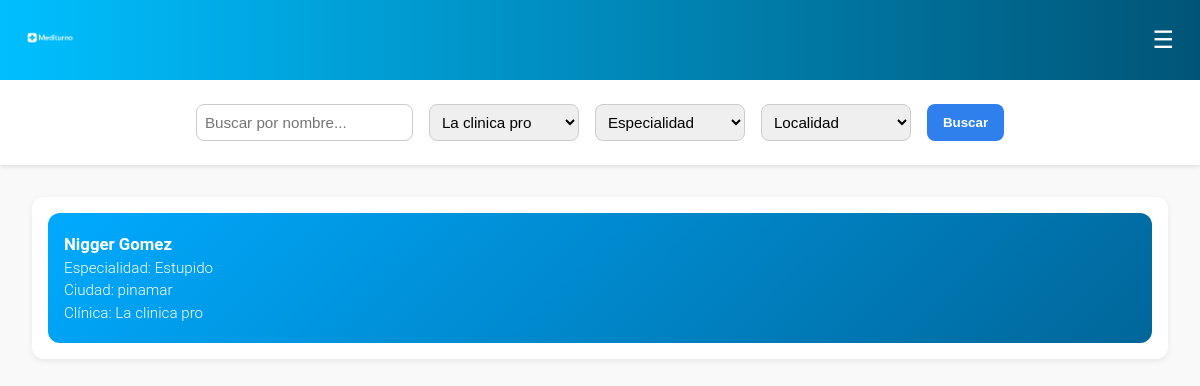
/users/home/appointments, run on an earlier commit of the app's database.
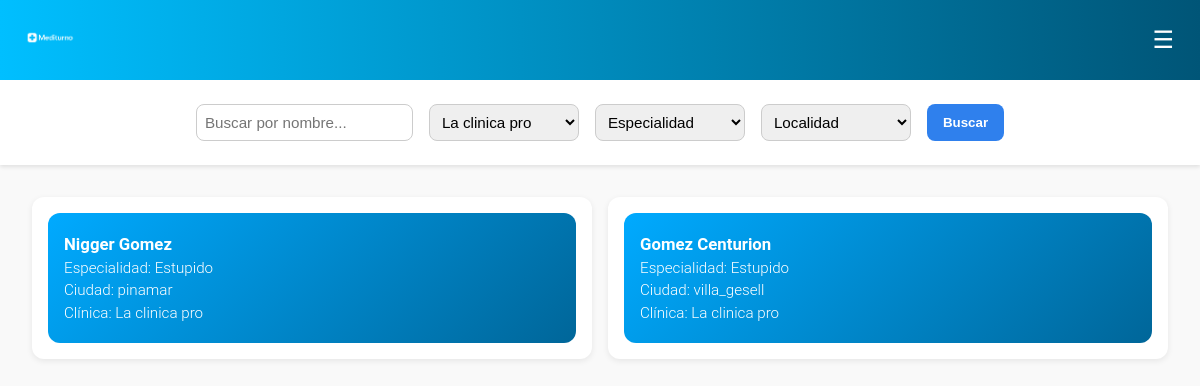
And on a later commit of the database.
### users/models.py (models this page shows, shortened)
class MedicoProfile(models.Model):
    user = models.OneToOneField('CustomUser', on_delete=models.CASCADE, related_name='medico_profile')
    especialidades = models.ManyToManyField('Especialidad', related_name='medicos')
    clinica = models.ForeignKey(
        'CustomUser',
        on_delete=models.SET_NULL,
        null=True,
        blank=True,
        limit_choices_to={'role': 'clinic'},
        related_name='medicos_en_clinica'
    )
    matricula = models.CharField(max_length=30)

class CustomUser(AbstractUser):
    objects = CustomUserManager()
    USER_TYPES = (
        ('user', 'User'),
        ('medic', 'Medic'),
        ('clinic', 'Clinic'),
    )
    OBRA_SOCIAL_CHOICES = (
        ('osde', 'OSDE'),
        ('swiss_medical', 'Swiss Medical'),
        ('galeno', 'Galeno'),
        ('medife', 'Medifé'),
        ('other', 'Other')
    )
    CIUDAD_CHOICES = (
        ('villa_gesell', 'Villa Gesell'),
        ('pinamar', 'Pinamar'),
        ('madariaga', 'Madariaga'),
    )
    role = models.CharField(max_length=10, choices=USER_TYPES, default='user', blank=True, null=True)
    obra_social = models.CharField(
        max_length=20,
        choices=OBRA_SOCIAL_CHOICES,
        default='other',
        blank=True,
        null=True
    )
    numero_afiliado = models.CharField(
        max_length=20,
        unique=True,
        null=True,
        blank=True,
        validators=[
            RegexValidator(
                regex=r'^\d{8,12}$',
                message="Número de afiliado debe contener entre 8 y 12 dígitos numéricos",
                code='invalid_numero_afiliado'
            )
        ]
    )
    dni = models.CharField(
        max_length=8,
        null=True,
        blank=True,
        validators=[
            RegexValidator(
                regex=r'^\d{8}$',
                message="El DNI debe contener exactamente 8 dígitos numéricos",
                code='invalid_dni'
            )
        ]
    )
    email = models.EmailField(unique=True)
    nombre = models.CharField(max_length=50,blank=True,null=True)
    apellido = models.CharField(max_length=50, blank=True, null=True)
    fecha_nacimiento = models.DateField(validators=[validate_birth_date], blank=True, null=True)
    telefono = models.CharField(
        max_length=15,
        blank=True,
        null=True,
        validators=[
            RegexValidator(
                regex=r'^\+?\d{7,15}$',
                message="El teléfono debe contener entre 7 y 15 dígitos, opcionalmente con un prefijo internacional.",
                code='invalid_telefono'
            )
        ]
    )
    ciudad = models.CharField(
        max_length=50,
        choices=CIUDAD_CHOICES,
        default='villa_gesell',
        blank=True,
        null=True
    )
    direccion = models.CharField(
        max_length=255,
        blank=True,
        null=True,
        validators=[
            RegexValidator(
                regex=r'^[A-Za-z0-9\s.,#-]+$',
                message="La dirección solo puede contener letras, números, espacios y caracteres especiales básicos.",
                code='invalid_direccion'
            )
        ]
    )

class Especialidad(models.Model):
    nombre = models.CharField(max_length=100)
    def __str__(self):
        return self.nombre

class ClinicaProfile(models.Model):
    user = models.OneToOneField('CustomUser', on_delete=models.CASCADE, related_name='clinica_profile')
    nombre_comercial = models.CharField(max_length=100)
    razon_social = models.CharField(max_length=150, blank=True, null=True)

### appointments/views.py (the view)
# urls.py: path('home/appointments', buscar_medicos, name='buscar_medico'),
def buscar_medicos(request):
    query = request.GET.get('q', '')
    clinica_name = request.GET.get('clinica', '')
    especialidad = request.GET.get('especialidad', '')
    localidad = request.GET.get('localidad', '')
    medicos = MedicoProfile.objects.select_related('user', 'clinica').prefetch_related('especialidades')
    if query:
        medicos = medicos.filter(
            Q(user__nombre__icontains=query) |
            Q(user__apellido__icontains=query)
        )
    if clinica_name:
        medicos = medicos.filter(
            clinica__clinica_profile__nombre_comercial__icontains=clinica_name
        )
    if especialidad:
        medicos = medicos.filter(especialidades__nombre__icontains=especialidad)
    if localidad:
        medicos = medicos.filter(user__ciudad=localidad)
    clinicas = CustomUser.objects.filter(role='clinic')
    especialidades = Especialidad.objects.all()
    context = {
        'medicos': medicos,
        'clinicas': clinicas,
        'especialidades': especialidades,
    }
    return render(request, 'appointments/buscar_medicos.html', context)

### appointments/templates/appointments/buscar_medicos.html (shortened to what this page needs)
{% load static %}
<!DOCTYPE html>
<html lang="es">
<head>
    <link rel="stylesheet" href="{% static 'appointments/css/buscador.css' %}">
    <link rel="stylesheet" href="{% static 'css/global.css' %}">
</head>
<body>
    {% include "includes/header.html" %}
    <form method="get">
        <input type="text" name="q" placeholder="Buscar por nombre..." value="{{ request.GET.q|default:'' }}">
        <select name="clinica">
            {% for clinica in clinicas %}
                <option value="{{ clinica.clinica_profile.nombre_comercial }}" {% if request.GET.clinica == clinica.user.nombre_comercial %}selected{% endif %}>
                    {{ clinica.clinica_profile.nombre_comercial }}
                </option>
            {% empty %}
                <option disabled>No hay clínicas disponibles</option>
            {% endfor %}
        </select>
        <select name="especialidad">
            <option value="" {% if not request.GET.especialidad %}selected{% endif %}>Especialidad</option>
        </select>
        <select name="localidad">
            <option value="" {% if not request.GET.localidad %}selected{% endif %}>Localidad</option>
        </select>
        <button type="submit">Buscar</button>
    </form>
    <div class="medicos-lista">
        {% for medico in medicos %}
                <div class="medico-card" onclick="mostrarHorarios({{ medico.id }})">
                    <div class="info">
                    <p><strong>{{ medico.user.nombre }} {{ medico.user.apellido }}</strong></p>
                   <p>Especialidad:
                    {% for especialidad in medico.especialidades.all %}
                        {{ especialidad }}{% if not forloop.last %}, {% endif %}
                    {% empty %}
                        No tiene especialidades asignadas.
                    {% endfor %}
                    </p>
                    <p>Ciudad: {{ medico.user.ciudad }}</p>
                    {% if medico.clinica %}
                        <p>Clínica: {{ medico.clinica.clinica_profile.nombre_comercial }}</p>
                    {% endif %}
                    </div>
                </div>
        {% empty %}
            <p>No se encontraron médicos con los criterios de búsqueda.</p>
        {% endfor %}
    </div>
</body>
</html>

What changed in the data, as far as the page shows it:
added MedicoProfile: user.nombre "Gomez", user.apellido "Centurion", user.ciudad "villa_gesell", clinica.clinica_profile.nombre_comercial "La clinica pro", Especialidad (nombre "Estupido")
